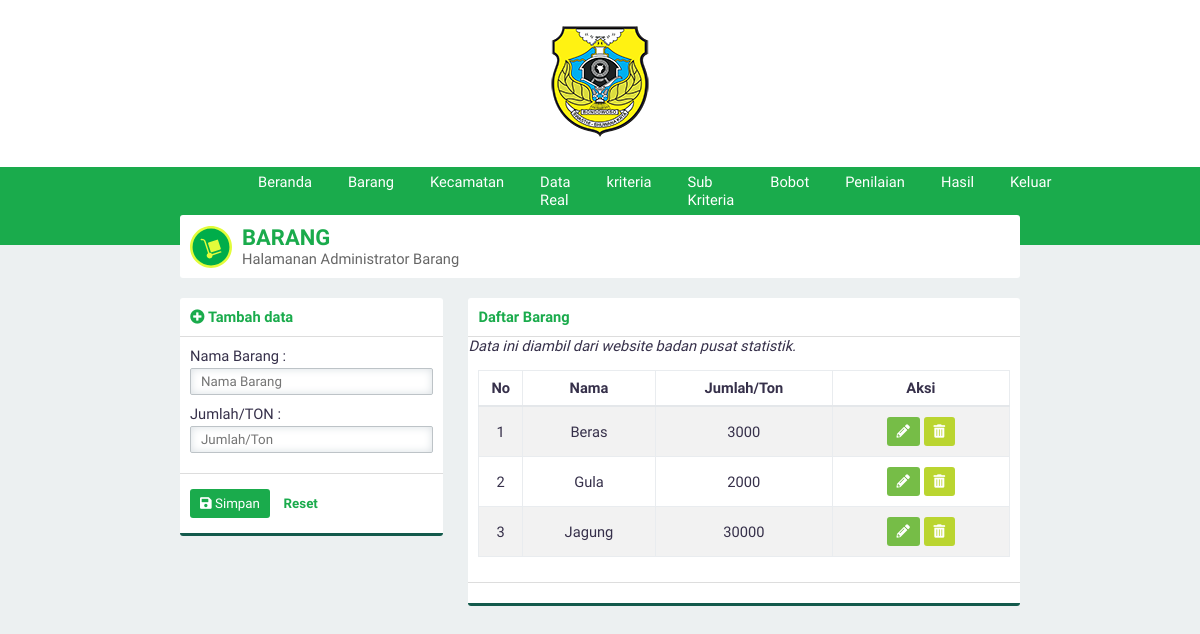
Before: /?page=barang (signed in) with the older database file.
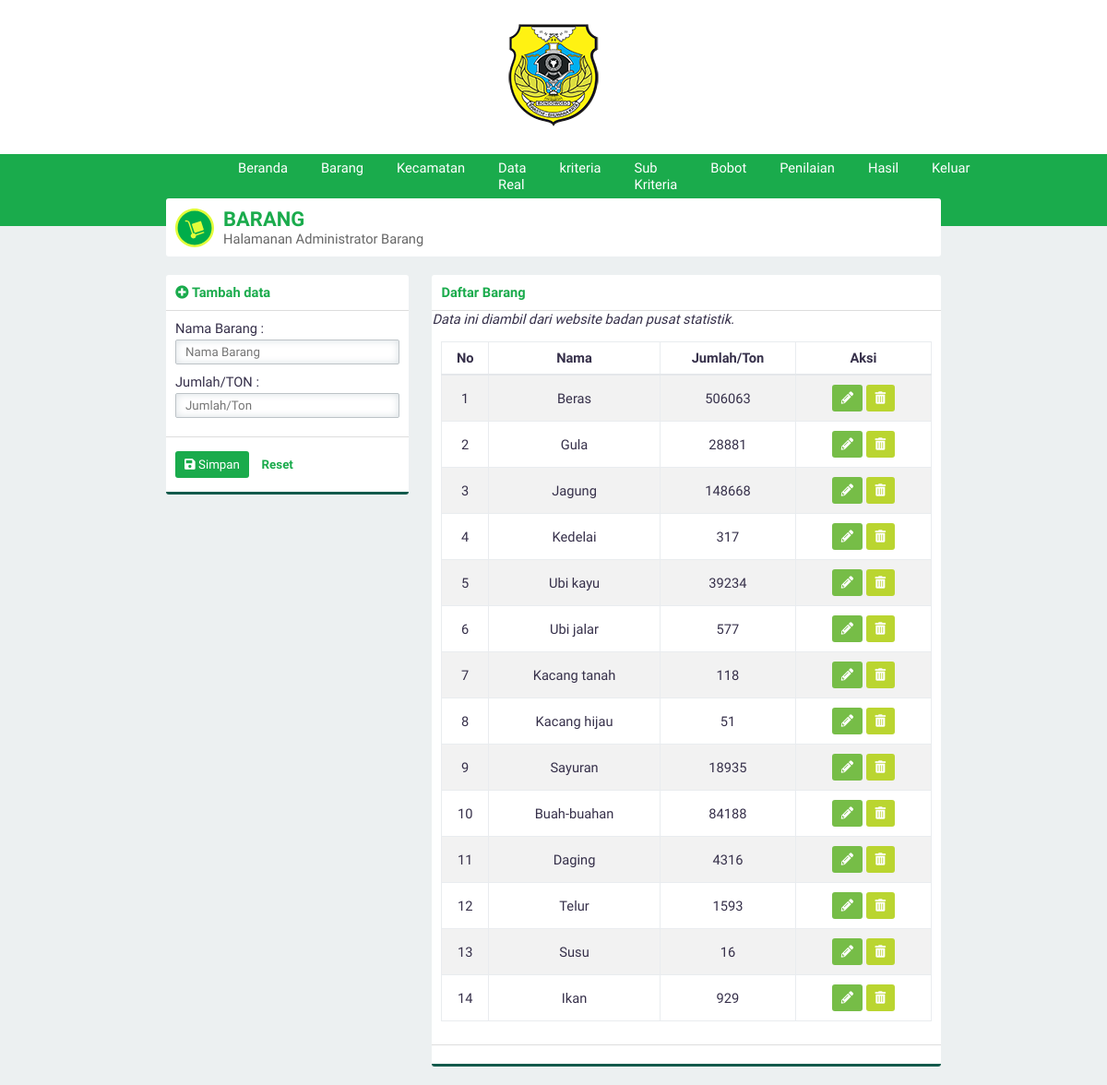
After: the same page with the newer database file.
### tables this page shows
CREATE TABLE `jenis_barang` (
  `id_jenisbarang` int(3) NOT NULL,
  `namaBarang` varchar(30) NOT NULL,
  `jumlah` varchar(20) NOT NULL
);

### page/barang.php (the view, shortened to what this page needs)
<div class="panel">
    <div class="panel-middle" id="judul">
        <img src="asset/image/barang.svg">
        <div id="judul-text">
            <h2 class="text-green">BARANG</h2>
            Halamanan Administrator Barang
        </div>
    </div>
</div>
<div class="row">
    <div class="col-4">
        <div class="panel">
            <?php
            if (@htmlspecialchars($_GET['aksi']) == 'ubah') {
                include 'ubahbarang.php';
            } else {
                include 'tambahbarang.php';
            }
            ?>
        </div>
    </div>
    <div class="col-8">
        <div class="panel">
            <div class="panel-top">
                <b class="text-green">Daftar Barang</b>
            </div>
            <div><?php echo "<i>Data ini diambil dari website badan pusat statistik.</i>" ?></div>
            <div class="panel-middle">
                <div class="table-responsive">
                    <table>
                        <thead>
                            <tr>
                                <th>No</th>
                                <th>Nama</th>
                                <th>Jumlah/Ton</th>
                                <th>Aksi</th>
                            </tr>
                        </thead>
                        <tbody>
                            <?php
                            $query = "SELECT * FROM jenis_barang";
                            $execute = $konek->query($query);
                            if ($execute->num_rows > 0) {
                                $no = 1;
                                while ($data = $execute->fetch_array(MYSQLI_ASSOC)) {
                                    echo "
                                <tr id='data'>
                                    <td>$no</td>
                                    <td>$data[namaBarang]</td>
                                    <td>$data[jumlah]</td>
                                    <td>
                                    <div class='norebuttom'>
                                    <a class=\"btn btn-light-green\" href='./?page=barang&aksi=ubah&id=" . $data['id_jenisbarang'] . "'><i class='fa fa-pencil-alt'></i></a>
                                    <a class=\"btn btn-yellow\" data-a=" . $data['namaBarang'] . " id='hapus' href='./proses/proseshapus.php/?op=barang&id=" . $data['id_jenisbarang'] . "'><i class='fa fa-trash-alt'></i></a></td>
                                </div></tr>";
                                    $no++;
                                }
                            } else {
                                echo "<tr><td  class='text-center text-green' colspan='3'>Kosong</td></tr>";
                            }
                            ?>
                </div>
            </div>
            <div class="panel-bottom"></div>
        </div>

### index.php (shortened to what this page needs)
<?php
if (empty($_SESSION['user']) AND empty($_SESSION['pass'])){
    include 'login.php';
}else{
    include 'admin.php';
}

### admin.php (shortened to what this page needs)
<!DOCTYPE html>
<html>
<head>
    <link rel="stylesheet" type="text/css" href="asset/css/style.css">
    <link rel="stylesheet" type="text/css" href="asset/plugin/font-icon/css/fontawesome-all.min.css">
</head>
<body>
    <header>
        <img src="asset/image/bondowoso.png" id="logo-header">
    </header>
    <nav>
        <?php include "nav.php"; ?>
    </nav>
    <main>
        <div id="main-body">
            <?php include "page.php"; ?>
    </main>
</body>
</html>

### nav.php (shortened to what this page needs)
<ul class="nav">
    <li><a href="./?page=beranda">Beranda</a></li>
    <li><a href="./?page=barang">Barang</a></li>
    <li><a href="./?page=supplier">Kecamatan</a></li>
    <li><a href="./?page=datareal">Data Real</a></li>
    <li><a href="./?page=kriteria">kriteria</a></li>
    <li><a href="./?page=subkriteria">Sub Kriteria</a></li>
    <li><a href="./?page=bobot">Bobot</a></li>
    <li><a href="./?page=penilaian">Penilaian</a></li>
    <li><a href="./?page=hasil">Hasil</a></li>
    <li><a href="./logout.php" id="out">Keluar</a></li>
</ul>

### page.php (shortened to what this page needs)
<?php
$page = htmlspecialchars(@$_GET['page']);
switch ($page) {
    case 'barang':
        include 'page/barang.php';
        break;
}

### page/tambahbarang.php (shortened to what this page needs)
<div class="panel-top">
    <b class="text-green"><i class="fa fa-plus-circle text-green"></i> Tambah data</b>
</div>
<form id="form" method="POST" action="./proses/prosestambah.php">
    <div class="panel-middle">
        <div class="group-input">
            <label for="barang">Nama Barang :</label>
            <input type="text" class="form-custom" required autocomplete="off" placeholder="Nama Barang" id="barang" name="barang">
            <label for="jumlah">Jumlah/TON :</label>
            <input type="number" class="form-custom" required autocomplete="off" placeholder="Jumlah/Ton" id="jumlah" name="jumlah">
        </div>
    </div>
    <div class="panel-bottom">
        <button type="submit" id="buttonsimpan" class="btn btn-green"><i class="fa fa-save"></i> Simpan</button>
        <button type="reset" id="buttonreset" class="btn btn-second">Reset</button>
    </div>
</form>

### asset/css/style.css (style rules this page uses)
* { padding: 0; margin: 0; font-family: 'Work Sans', sans-serif; color: #36304A; font-weight: 500; letter-spacing: normal; }
a { text-decoration: none; }
h2 { font-size: 1.5em; }
b, h1, h2, h3, h4, h5 { padding: 0; font-weight: 600 !important; margin: 0.83em 0em; }
.text-green { color: #1aab4c !important; }
input, select { border: none; width: 100%; }
.form-custom { padding: 5px 10px; border: solid 1px #BDC3C7; -webkit-border-radius: 2px; -moz-border-radius: 2px; border-radius: 2px; box-sizing: border-box; box-shadow: inset 0 0 8px #d9dfe3; margin: 3px 0 10px 0; }
.btn { border: none; -webkit-padding: 7px 10px; -o-padding: 7px 10px; -moz-padding: 7px 10px; padding: 7px 10px; border-radius: 3px; margin: 5px 0px; display: inline-block; cursor: pointer; font-size: 10pt !important; }
.btn i { color: white !important; }
.btn-green { background-color: #1aab4c; color: white !important; }
.btn-light-green { background-color: #76bd47; color: white !important; }
.btn-yellow { background-color: #bad530; color: white !important; }
.btn-second { background-color: transparent; color: #1aab4c; font-weight: 600; }
.row { margin-top: 10px; display: flex; }
div[class^="col-"] { margin-left: 3%; }
div[class^="col-"]:first-child { margin-left: 0%; }
.col-4 { width: 31.3333333333%; }
.col-8 { width: 65.6666666667%; }
.table-responsive { overflow-y: hidden; }
table { width: 100%; text-align: center; border-collapse: collapse; margin: 5px 0px 15px 0px; }
table tr th { padding: 8px 0px; border: solid 1px #e9ecef; border-bottom: solid 2px #e4e7ea; font-weight: bold; }
table td { border: solid 1px #e9ecef; padding: 5px; }
table tr#data:nth-child(odd) { background-color: #f2f2f2; }
.panel { background-color: white; border-radius: 3px; -webkit-box-sizing: border-box; -moz-box-sizing: border-box; -o-box-sizing: border-box; box-sizing: border-box; margin-bottom: 20px; overflow: hidden; }
.panel-top { padding: 10px; box-sizing: padding-box; border-bottom: solid 1px #dddddd; }
.panel-middle { padding: 10px; box-sizing: padding-box; }
.panel-bottom { padding: 10px; border-bottom: solid 3px #135a4c; border-top: solid 1px #dddddd; }
header { padding: 15px 0px; background-color: white; width: 100vw; text-align: center; }
nav { background-color: #1aab4c; width: 100vw; }
ul.nav { width: 60vw; display: flex; justify-content: space-around; list-style: none; margin: 0 auto; padding: 0; }
ul.nav li a { font-size: 11pt; display: block; text-decoration: none; color: white; padding: 6px 18px; }
main { position: relative; display: flex; justify-content: center; }
main #main-body { width: 70vw; z-index: 1; top: 0; position: absolute; }
body { background-color: #ECF0F1; display: flex; width: 100vw; height: 100vh; align-items: center; flex-direction: column; overflow-x: hidden; font-size: 11pt; }
#judul { display: flex; align-items: center; }
#judul img { margin-right: 10px; }
#judul #judul-text { color: #666666; }
#judul #judul-text h2 { margin: 0 !important; }

Changed rows visible on the page:
changed jenis_barang "Beras": jumlah "3000" → "506063"
changed jenis_barang "Gula": jumlah "2000" → "28881"
changed jenis_barang "Jagung": jumlah "30000" → "148668"
added jenis_barang: namaBarang "Kedelai", jumlah "317"
added jenis_barang: namaBarang "Ubi kayu", jumlah "39234"
added jenis_barang: namaBarang "Ubi jalar", jumlah "577"
added jenis_barang: namaBarang "Kacang tanah", jumlah "118"
added jenis_barang: namaBarang "Kacang hijau", jumlah "51"
added jenis_barang: namaBarang "Sayuran", jumlah "18935"
added jenis_barang: namaBarang "Buah-buahan", jumlah "84188"
added jenis_barang: namaBarang "Daging", jumlah "4316"
added jenis_barang: namaBarang "Telur", jumlah "1593"
added jenis_barang: namaBarang "Susu", jumlah "16"
added jenis_barang: namaBarang "Ikan", jumlah "929"
